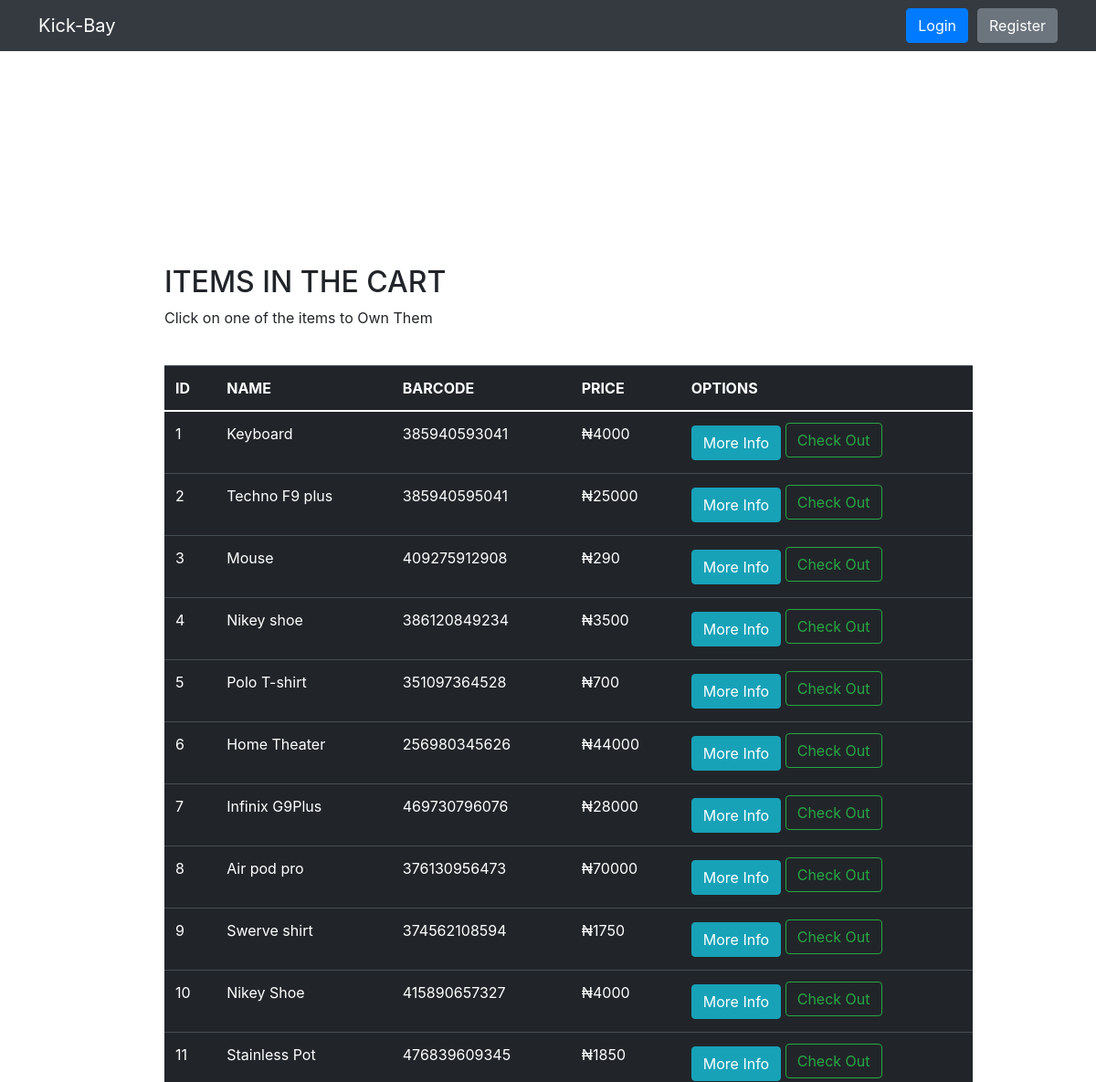
/cart (upper part), run on an earlier commit of the app's database.
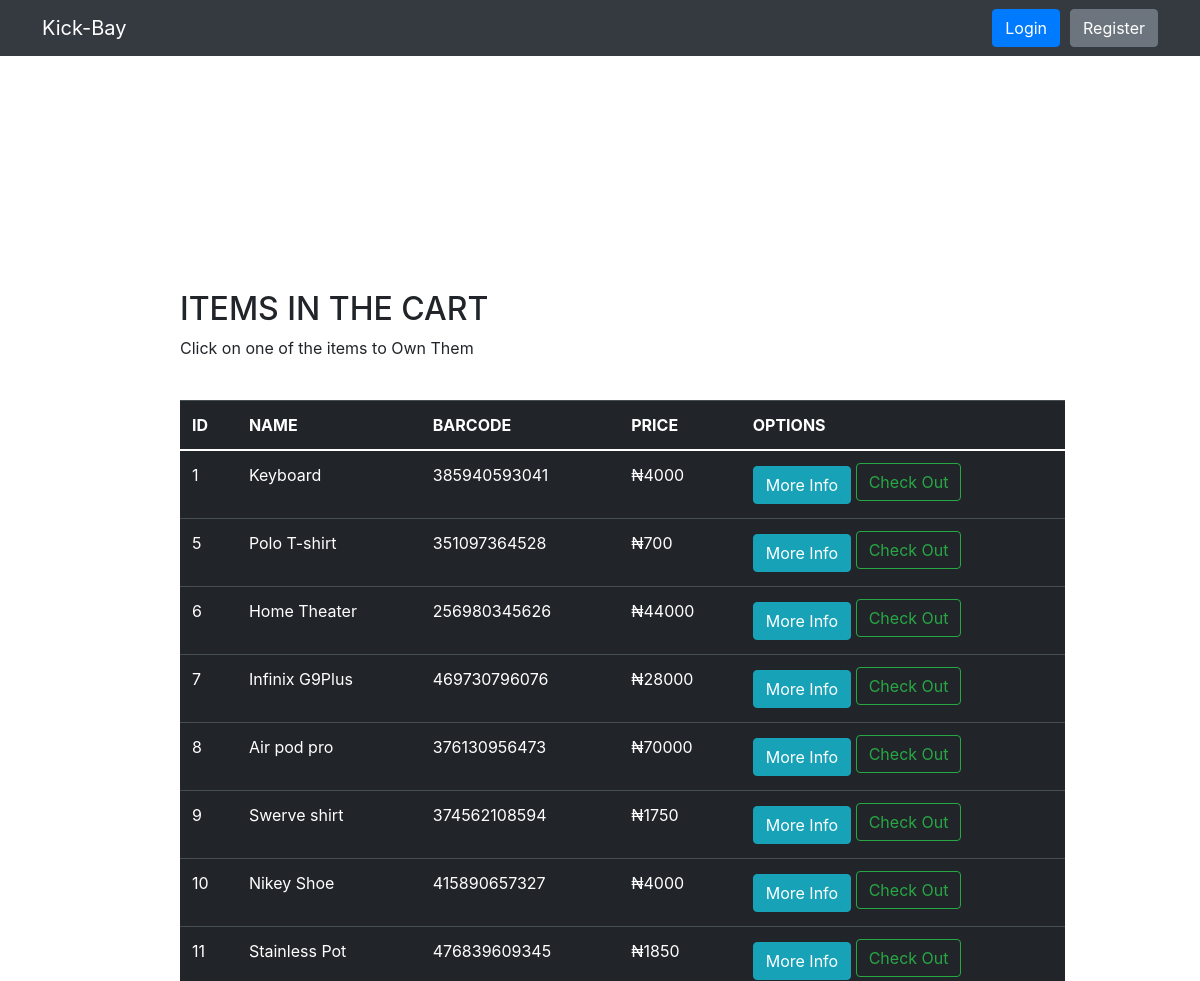
And on a later commit of the database.
### market/model.py (models this page shows, shortened)
class Item(db.Model):
    id = db.Column(db.Integer(), primary_key=True)
    name = db.Column(db.String(length=30), nullable=False, unique=True)
    price = db.Column(db.Integer(), nullable=False)
    barcode = db.Column(db.String(length=12), nullable=False, unique=True)
    description = db.Column(db.String(length=1024), nullable=False, unique=True)
    category = db.Column(
        db.Enum("Clothes", "Phone and Laptop", "Home appliances", "Bags", "Shoes", "Books", "Travelling"),
        nullable=False)
    color = db.Column(
        db.Enum("Red", "Blue", "Green", "Yellow", "Pink", "White", "Black", "Purple", "Indigo", "Grey", "Orange"),
        nullable=False)
    quantity = db.Column(db.Integer(), nullable=False)
    img_path = db.Column(db.String(length=130), default="image.jpg", unique=True)
    owner = db.Column(db.Integer(), db.ForeignKey("user.id"))

### market/routes.py (the view)
@app.route('/cart', methods=['GET', 'POST'])
def cart_page():
    purchase_form = PurchaseItemForm()
    selling_form = SellItemForm()
    items = Item.query.filter_by(owner=None)
    return render_template('cart.html', items=items, purchase_form=purchase_form, selling_form=selling_form)

### market/templates/cart.html (shortened to what this page needs)
{% extends 'base.html' %}
{% block table %}
<div class="row" style="margin-top:200px; margin-left:60px; margin-right:60px; padding-left:60px; padding-right:60px" >
   <div class="col-12" style=" Padding-top:90px; padding-left:60px">
      <h2>ITEMS IN THE CART</h2>
      <p>Click on one of the items to Own Them</p>
      <br>
      <table class="table table-hover table-dark">
         <thead>
            <tr>
               <th scope="col">ID</th>
               <th scope="col">NAME</th>
               <th scope="col">BARCODE</th>
               <th scope="col">PRICE</th>
               <th scope="col">OPTIONS</th>
            </tr>
         </thead>
         <tbody>
            {% for item in items %}
            <tr>
               <td>{{item.id}}</td>
               <td>{{item.name}}</td>
               <td>{{item.barcode}}</td>
               <td>₦{{item.price}}</td>
               <td>
                  <button class="btn btn-outline btn-info" data-toggle="modal" data-target="#Modal-MoreInfo-{{ item.id }}">More Info</button>
                   <a class="btn btn-outline-success" style="margin-bottom: 5px"
                                  href="{{ url_for('checkout_page') }}">
                              Check Out
                          </a>
               </td>
            </tr>
            {% endfor %}
         </tbody>
      </table>
   </div>
</div>
{% endblock %}

What changed in the data, as far as the page shows it:
no longer on this page (row edited): Item: id "2", name "Techno F9 plus", barcode "385940595041", price "25000"
no longer on this page (row edited): Item: id "3", name "Mouse", barcode "409275912908", price "290"
no longer on this page (row edited): Item: id "4", name "Nikey shoe", barcode "386120849234", price "3500"
